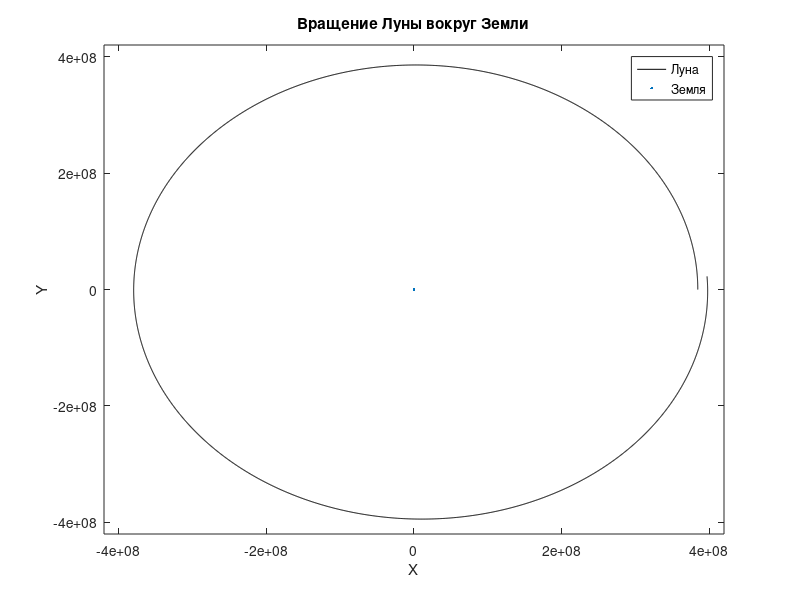
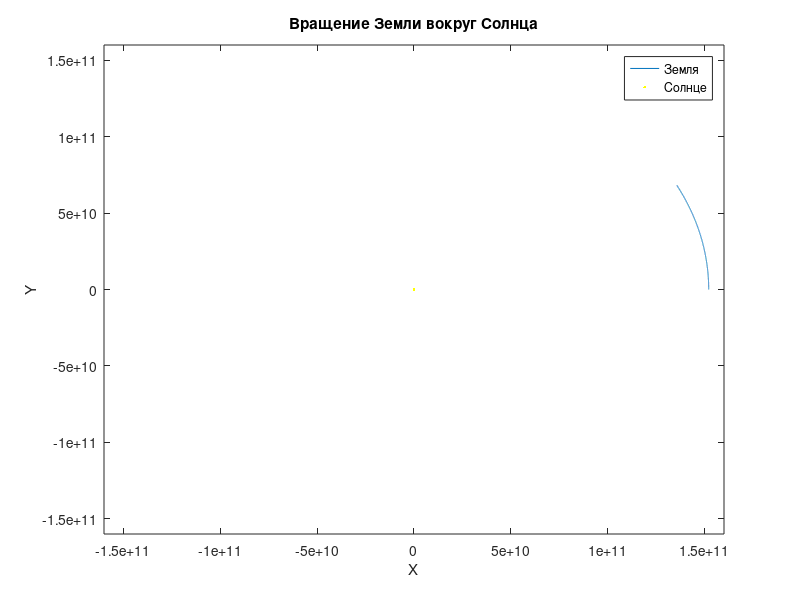

These figures' MATLAB source, in order:
clear all;
%Пока всё в СИ
%g=6,67*10^(-11);
%Msun=1.9891*10^30; % масса Солнца кг
gmsun=13.267297*10^(19);% в CИ
vx0z=0; % начальная скорость земли по x
vy0z=29270; % скорость в перигелии  по оси y м/c
x0z=1.52098232*10^11; % расстояние Земли в апогеи м
y0z=0;
% MEarth=5.97*10^24;
gmearth=39.8199*10^13;
vx0m=0; % начальная скорость Луны по x
vy0m=29270+1023; % скорость в  по оси y м/c
x0m=1.52098232*10^11+3.84467*10^8; % расстояние Луны м
y0m=0;
Mmoon=7.35*10^22;
gmmoon=49.0245*10^11;

% tau=400;
tau=1000;
M=28*24*60*60/tau;
%M=10000

%ДАННЫЕ ЗЕМЛИ
U(1,1)=x0z;
U(1,2)=y0z;
U(1,3)=vy0z;
U(1,4)=vx0z;

%ДАННЫЕ ЛУНЫ
U(1,5)=x0m;
U(1,6)=y0m;
U(1,7)=vy0m;
U(1,8)=vx0m;

U;
figure(1);
method=1;

if method==1 %ERK1
    for m=2:M
        znam=((U(m-1,1)-U(m-1,5))^2+(U(m-1,2)-U(m-1,6))^2)^(3/2);
        w(m-1,1)=U(m-1,4);
        w(m-1,2)=U(m-1,3);
        w(m-1,3)=-gmsun*U(m-1,2)/((U(m-1,1)^2+U(m-1,2)^2)^(3/2))-gmmoon*(U(m-1,2)-U(m-1,6))/znam;
        w(m-1,4)=-gmsun*U(m-1,1)/((U(m-1,1)^2+U(m-1,2)^2)^(3/2))-gmmoon*(U(m-1,1)-U(m-1,5))/znam;
        w(m-1,5)=U(m-1,8);
        w(m-1,6)=U(m-1,7);
        w(m-1,7)=-gmsun*U(m-1,6)/((U(m-1,5)^2+U(m-1,6)^2)^(3/2))+gmearth*(U(m-1,2)-U(m-1,6))/znam;
        w(m-1,8)=-gmsun*U(m-1,5)/((U(m-1,5)^2+U(m-1,6)^2)^(3/2))+gmearth*(U(m-1,1)-U(m-1,5))/znam;
        for i=1:8
            U(m,i)=U(m-1,i)+tau*w(m-1,i);
        end
    end
end

if method==2 %ERK2
    a2=2/3;
    b1=1/4;
    b2=3/4;
    c1=0;
    c2=0;
    for m=2:M
        znam=((U(m-1,1)-U(m-1,5))^2+(U(m-1,2)-U(m-1,6))^2)^(3/2);
        w1(m-1,1)=U(m-1,4);
        w1(m-1,2)=U(m-1,3);
        w1(m-1,3)=-gmsun*U(m-1,2)/((U(m-1,1)^2+U(m-1,2)^2)^(3/2))-gmmoon*(U(m-1,2)-U(m-1,6))/znam;
        w1(m-1,4)=-gmsun*U(m-1,1)/((U(m-1,1)^2+U(m-1,2)^2)^(3/2))-gmmoon*(U(m-1,1)-U(m-1,5))/znam;
        w1(m-1,5)=U(m-1,8);
        w1(m-1,6)=U(m-1,7);
        w1(m-1,7)=-gmsun*U(m-1,6)/((U(m-1,5)^2+U(m-1,6)^2)^(3/2))+gmearth*(U(m-1,2)-U(m-1,6))/znam;
        w1(m-1,8)=-gmsun*U(m-1,5)/((U(m-1,5)^2+U(m-1,6)^2)^(3/2))+gmearth*(U(m-1,1)-U(m-1,5))/znam;
        
        Uwn=U+tau*a2*w1;
        
        znam=((Uwn(m-1,1)-Uwn(m-1,5))^2+(Uwn(m-1,2)-Uwn(m-1,6))^2)^(3/2);
        w2(m-1,1)=Uwn(m-1,4);
        w2(m-1,2)=Uwn(m-1,3);
        w2(m-1,3)=-gmsun*Uwn(m-1,2)/((Uwn(m-1,1)^2+Uwn(m-1,2)^2)^(3/2))-gmmoon*(Uwn(m-1,2)-Uwn(m-1,6))/znam;
        w2(m-1,4)=-gmsun*Uwn(m-1,1)/((Uwn(m-1,1)^2+Uwn(m-1,2)^2)^(3/2))-gmmoon*(Uwn(m-1,1)-Uwn(m-1,5))/znam;
        w2(m-1,5)=Uwn(m-1,8);
        w2(m-1,6)=Uwn(m-1,7);
        w2(m-1,7)=-gmsun*Uwn(m-1,6)/((Uwn(m-1,5)^2+Uwn(m-1,6)^2)^(3/2))+gmearth*(Uwn(m-1,2)-Uwn(m-1,6))/znam;
        w2(m-1,8)=-gmsun*Uwn(m-1,5)/((Uwn(m-1,5)^2+Uwn(m-1,6)^2)^(3/2))+gmearth*(Uwn(m-1,1)-Uwn(m-1,5))/znam;
        for i=1:8
            U(m,i)=U(m-1,i)+tau*(w1(m-1,i)*b1+b2*w2(m-1,i));
        end
    end
end

if method==3 %ERK3
    a2=1/2;
    a3=3/4; 
    b1=2/9;
    b2=3/9;
    b3=4/9;  
    for m=2:M
        znam=((U(m-1,1)-U(m-1,5))^2+(U(m-1,2)-U(m-1,6))^2)^(3/2);
        w1(m-1,1)=U(m-1,4);
        w1(m-1,2)=U(m-1,3);
        w1(m-1,3)=-gmsun*U(m-1,2)/((U(m-1,1)^2+U(m-1,2)^2)^(3/2))-gmmoon*(U(m-1,2)-U(m-1,6))/znam;
        w1(m-1,4)=-gmsun*U(m-1,1)/((U(m-1,1)^2+U(m-1,2)^2)^(3/2))-gmmoon*(U(m-1,1)-U(m-1,5))/znam;
        w1(m-1,5)=U(m-1,8);
        w1(m-1,6)=U(m-1,7);
        w1(m-1,7)=-gmsun*U(m-1,6)/((U(m-1,5)^2+U(m-1,6)^2)^(3/2))+gmearth*(U(m-1,2)-U(m-1,6))/znam;
        w1(m-1,8)=-gmsun*U(m-1,5)/((U(m-1,5)^2+U(m-1,6)^2)^(3/2))+gmearth*(U(m-1,1)-U(m-1,5))/znam;
        
        Uwn=U+tau*a2*w1;
        
        znam=((Uwn(m-1,1)-Uwn(m-1,5))^2+(Uwn(m-1,2)-Uwn(m-1,6))^2)^(3/2);
        w2(m-1,1)=Uwn(m-1,4);
        w2(m-1,2)=Uwn(m-1,3);
        w2(m-1,3)=-gmsun*Uwn(m-1,2)/((Uwn(m-1,1)^2+Uwn(m-1,2)^2)^(3/2))-gmmoon*(Uwn(m-1,2)-Uwn(m-1,6))/znam;
        w2(m-1,4)=-gmsun*Uwn(m-1,1)/((Uwn(m-1,1)^2+Uwn(m-1,2)^2)^(3/2))-gmmoon*(Uwn(m-1,1)-Uwn(m-1,5))/znam;
        w2(m-1,5)=Uwn(m-1,8);
        w2(m-1,6)=Uwn(m-1,7);
        w2(m-1,7)=-gmsun*Uwn(m-1,6)/((Uwn(m-1,5)^2+Uwn(m-1,6)^2)^(3/2))+gmearth*(Uwn(m-1,2)-Uwn(m-1,6))/znam;
        w2(m-1,8)=-gmsun*Uwn(m-1,5)/((Uwn(m-1,5)^2+Uwn(m-1,6)^2)^(3/2))+gmearth*(Uwn(m-1,1)-Uwn(m-1,5))/znam;
        
        Uwn3=U+tau*a3*w2;
        
        znam=((Uwn3(m-1,1)-Uwn3(m-1,5))^2+(Uwn3(m-1,2)-Uwn3(m-1,6))^2)^(3/2);
        w3(m-1,1)=Uwn3(m-1,4);
        w3(m-1,2)=Uwn3(m-1,3);
        w3(m-1,3)=-gmsun*Uwn3(m-1,2)/((Uwn3(m-1,1)^2+Uwn3(m-1,2)^2)^(3/2))-gmmoon*(Uwn3(m-1,2)-Uwn3(m-1,6))/znam;
        w3(m-1,4)=-gmsun*Uwn3(m-1,1)/((Uwn3(m-1,1)^2+Uwn3(m-1,2)^2)^(3/2))-gmmoon*(Uwn3(m-1,1)-Uwn3(m-1,5))/znam;
        w3(m-1,5)=Uwn3(m-1,8);
        w3(m-1,6)=Uwn3(m-1,7);
        w3(m-1,7)=-gmsun*Uwn3(m-1,6)/((Uwn3(m-1,5)^2+Uwn3(m-1,6)^2)^(3/2))+gmearth*(Uwn3(m-1,2)-Uwn3(m-1,6))/znam;
        w3(m-1,8)=-gmsun*Uwn3(m-1,5)/((Uwn3(m-1,5)^2+Uwn3(m-1,6)^2)^(3/2))+gmearth*(Uwn3(m-1,1)-Uwn3(m-1,5))/znam;
        for i=1:8
            U(m,i)=U(m-1,i)+tau*(w1(m-1,i)*b1+b2*w2(m-1,i)+b3*w3(m-1,i));
        end
    end
end

if method==4 %ERK4
    a2=1/2;
    a3=1/2; 
    a4=1;
    b1=1/6;
    b2=1/3;
    b3=1/3; 
    b4=1/6;
    for m=2:M
        znam=((U(m-1,1)-U(m-1,5))^2+(U(m-1,2)-U(m-1,6))^2)^(3/2);
        w1(m-1,1)=U(m-1,4);
        w1(m-1,2)=U(m-1,3);
        w1(m-1,3)=-gmsun*U(m-1,2)/((U(m-1,1)^2+U(m-1,2)^2)^(3/2))-gmmoon*(U(m-1,2)-U(m-1,6))/znam;
        w1(m-1,4)=-gmsun*U(m-1,1)/((U(m-1,1)^2+U(m-1,2)^2)^(3/2))-gmmoon*(U(m-1,1)-U(m-1,5))/znam;
        w1(m-1,5)=U(m-1,8);
        w1(m-1,6)=U(m-1,7);
        w1(m-1,7)=-gmsun*U(m-1,6)/((U(m-1,5)^2+U(m-1,6)^2)^(3/2))+gmearth*(U(m-1,2)-U(m-1,6))/znam;
        w1(m-1,8)=-gmsun*U(m-1,5)/((U(m-1,5)^2+U(m-1,6)^2)^(3/2))+gmearth*(U(m-1,1)-U(m-1,5))/znam;
        
        Uwn2=U+tau*a2*w1;
        
        znam=((Uwn2(m-1,1)-Uwn2(m-1,5))^2+(Uwn2(m-1,2)-Uwn2(m-1,6))^2)^(3/2);
        w2(m-1,1)=Uwn2(m-1,4);
        w2(m-1,2)=Uwn2(m-1,3);
        w2(m-1,3)=-gmsun*Uwn2(m-1,2)/((Uwn2(m-1,1)^2+Uwn2(m-1,2)^2)^(3/2))-gmmoon*(Uwn2(m-1,2)-Uwn2(m-1,6))/znam;
        w2(m-1,4)=-gmsun*Uwn2(m-1,1)/((Uwn2(m-1,1)^2+Uwn2(m-1,2)^2)^(3/2))-gmmoon*(Uwn2(m-1,1)-Uwn2(m-1,5))/znam;
        w2(m-1,5)=Uwn2(m-1,8);
        w2(m-1,6)=Uwn2(m-1,7);
        w2(m-1,7)=-gmsun*Uwn2(m-1,6)/((Uwn2(m-1,5)^2+Uwn2(m-1,6)^2)^(3/2))+gmearth*(Uwn2(m-1,2)-Uwn2(m-1,6))/znam;
        w2(m-1,8)=-gmsun*Uwn2(m-1,5)/((Uwn2(m-1,5)^2+Uwn2(m-1,6)^2)^(3/2))+gmearth*(Uwn2(m-1,1)-Uwn2(m-1,5))/znam;
                
        Uwn3=U+tau*a3*w2;
        
        znam=((Uwn3(m-1,1)-Uwn3(m-1,5))^2+(Uwn3(m-1,2)-Uwn3(m-1,6))^2)^(3/2);
        w3(m-1,1)=Uwn3(m-1,4);
        w3(m-1,2)=Uwn3(m-1,3);
        w3(m-1,3)=-gmsun*Uwn3(m-1,2)/((Uwn3(m-1,1)^2+Uwn3(m-1,2)^2)^(3/2))-gmmoon*(Uwn3(m-1,2)-Uwn3(m-1,6))/znam;
        w3(m-1,4)=-gmsun*Uwn3(m-1,1)/((Uwn3(m-1,1)^2+Uwn3(m-1,2)^2)^(3/2))-gmmoon*(Uwn3(m-1,1)-Uwn3(m-1,5))/znam;
        w3(m-1,5)=Uwn3(m-1,8);
        w3(m-1,6)=Uwn3(m-1,7);
        w3(m-1,7)=-gmsun*Uwn3(m-1,6)/((Uwn3(m-1,5)^2+Uwn3(m-1,6)^2)^(3/2))+gmearth*(Uwn3(m-1,2)-Uwn3(m-1,6))/znam;
        w3(m-1,8)=-gmsun*Uwn3(m-1,5)/((Uwn3(m-1,5)^2+Uwn3(m-1,6)^2)^(3/2))+gmearth*(Uwn3(m-1,1)-Uwn3(m-1,5))/znam;
        
        Uwn4=U+tau*a4*w3;
        
        znam=((Uwn4(m-1,1)-Uwn4(m-1,5))^2+(Uwn4(m-1,2)-Uwn4(m-1,6))^2)^(3/2);
        w4(m-1,1)=Uwn4(m-1,4);
        w4(m-1,2)=Uwn4(m-1,3);
        w4(m-1,3)=-gmsun*Uwn4(m-1,2)/((Uwn4(m-1,1)^2+Uwn4(m-1,2)^2)^(3/2))-gmmoon*(Uwn4(m-1,2)-Uwn4(m-1,6))/znam;
        w4(m-1,4)=-gmsun*Uwn4(m-1,1)/((Uwn4(m-1,1)^2+Uwn4(m-1,2)^2)^(3/2))-gmmoon*(Uwn4(m-1,1)-Uwn4(m-1,5))/znam;
        w4(m-1,5)=Uwn4(m-1,8);
        w4(m-1,6)=Uwn4(m-1,7);
        w4(m-1,7)=-gmsun*Uwn4(m-1,6)/((Uwn4(m-1,5)^2+Uwn4(m-1,6)^2)^(3/2))+gmearth*(Uwn4(m-1,2)-Uwn4(m-1,6))/znam;
        w4(m-1,8)=-gmsun*Uwn4(m-1,5)/((Uwn4(m-1,5)^2+Uwn4(m-1,6)^2)^(3/2))+gmearth*(Uwn4(m-1,1)-Uwn4(m-1,5))/znam;
        for i=1:4
            U(m,i)=U(m-1,i)+tau*(w1(m-1,i)*b1+b2*w2(m-1,i)+b3*w3(m-1,i)+b4*w4(m-1,i));
        end
    end
    %plot(U(:,2),U(:,1));
end

moon = plot(U(:,5)-U(:,1),U(:,6)-U(:,2),'k');
hold on;
earth1 = plot(0,0,'.');
xlim([-4.2 * 10^8 4.2 * 10^8]);
ylim([-4.2 * 10^8 4.2 * 10^8]);
xlabel('X');
ylabel('Y');
title('Вращение Луны вокруг Земли');
legend('Луна','Земля');

figure(2)
plot(U(:,1),U(:,2));
hold on;
sun = plot(0,0,'y.');
xlim([-1.6 * 10^11 1.6 * 10^11]);
ylim([-1.6 * 10^11 1.6 * 10^11]);
xlabel('X');
ylabel('Y');
title('Вращение Земли вокруг Солнца');
legend('Земля','Солнце');

